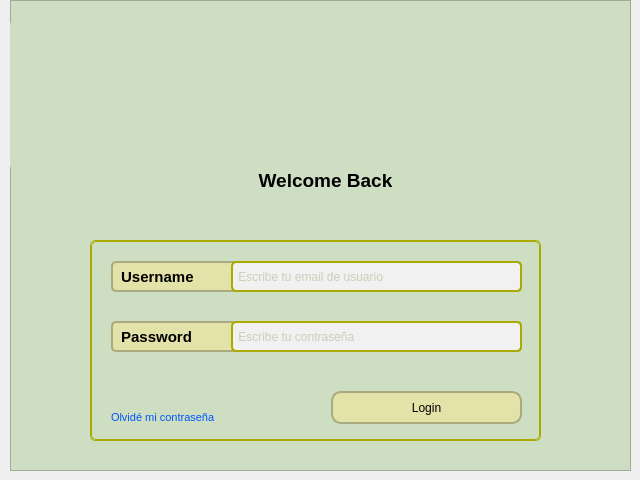
<?xml version="1.0" encoding="UTF-8"?>
<ui version="4.0">
 <class>Form</class>
 <widget class="QWidget" name="Form">
  <property name="geometry">
   <rect>
    <x>0</x>
    <y>0</y>
    <width>640</width>
    <height>480</height>
   </rect>
  </property>
  <property name="sizePolicy">
   <sizepolicy hsizetype="Expanding" vsizetype="Expanding">
    <horstretch>0</horstretch>
    <verstretch>0</verstretch>
   </sizepolicy>
  </property>
  <property name="minimumSize">
   <size>
    <width>640</width>
    <height>480</height>
   </size>
  </property>
  <property name="maximumSize">
   <size>
    <width>640</width>
    <height>480</height>
   </size>
  </property>
  <property name="windowTitle">
   <string>Form</string>
  </property>
  <widget class="QWidget" name="gridLayoutWidget">
   <property name="geometry">
    <rect>
     <x>10</x>
     <y>0</y>
     <width>621</width>
     <height>471</height>
    </rect>
   </property>
   <layout class="QGridLayout" name="gridLayout_3">
    <item row="0" column="0">
     <widget class="QFrame" name="frame">
      <property name="sizePolicy">
       <sizepolicy hsizetype="Expanding" vsizetype="Expanding">
        <horstretch>0</horstretch>
        <verstretch>0</verstretch>
       </sizepolicy>
      </property>
      <property name="styleSheet">
       <string notr="true">background-color: rgb(205, 222, 195)</string>
      </property>
      <property name="frameShape">
       <enum>QFrame::Shape::StyledPanel</enum>
      </property>
      <property name="frameShadow">
       <enum>QFrame::Shadow::Raised</enum>
      </property>
      <widget class="QPushButton" name="pushButton">
       <property name="geometry">
        <rect>
         <x>0</x>
         <y>20</y>
         <width>619</width>
         <height>150</height>
        </rect>
       </property>
       <property name="styleSheet">
        <string notr="true">border:0;
border-radius:5;</string>
       </property>
       <property name="text">
        <string/>
       </property>
       <property name="icon">
        <iconset>
         <normaloff>logo_isli.png</normaloff>logo_isli.png</iconset>
       </property>
       <property name="iconSize">
        <size>
         <width>150</width>
         <height>150</height>
        </size>
       </property>
      </widget>
      <widget class="QScrollArea" name="scrollArea">
       <property name="geometry">
        <rect>
         <x>80</x>
         <y>240</y>
         <width>451</width>
         <height>201</height>
        </rect>
       </property>
       <property name="styleSheet">
        <string notr="true">border: 1 solid;
border-color: rgb(170, 170, 0);
border-radius: 5;</string>
       </property>
       <property name="widgetResizable">
        <bool>true</bool>
       </property>
       <widget class="QWidget" name="scrollAreaWidgetContents">
        <property name="geometry">
         <rect>
          <x>0</x>
          <y>0</y>
          <width>449</width>
          <height>199</height>
         </rect>
        </property>
        <widget class="QLabel" name="label_2">
         <property name="geometry">
          <rect>
           <x>20</x>
           <y>20</y>
           <width>411</width>
           <height>31</height>
          </rect>
         </property>
         <property name="font">
          <font>
           <family>Segoe UI</family>
           <pointsize>11</pointsize>
           <italic>false</italic>
           <bold>true</bold>
          </font>
         </property>
         <property name="styleSheet">
          <string notr="true">border: 2 solid;
border-color: rgb(170, 170, 127);
font: 700 11pt &quot;Segoe UI&quot;;
border-radius: 5;
background-color: rgb(227, 227, 169);</string>
         </property>
         <property name="text">
          <string> Username</string>
         </property>
         <property name="alignment">
          <set>Qt::AlignmentFlag::AlignLeading|Qt::AlignmentFlag::AlignLeft|Qt::AlignmentFlag::AlignVCenter</set>
         </property>
        </widget>
        <widget class="QLabel" name="label_4">
         <property name="geometry">
          <rect>
           <x>20</x>
           <y>80</y>
           <width>411</width>
           <height>31</height>
          </rect>
         </property>
         <property name="font">
          <font>
           <family>Segoe UI</family>
           <pointsize>11</pointsize>
           <italic>false</italic>
           <bold>true</bold>
          </font>
         </property>
         <property name="styleSheet">
          <string notr="true">border: 2 solid;
border-color: rgb(170, 170, 127);
font: 700 11pt &quot;Segoe UI&quot;;
border-radius: 5;
background-color: rgb(227, 227, 169);</string>
         </property>
         <property name="text">
          <string> Password</string>
         </property>
         <property name="alignment">
          <set>Qt::AlignmentFlag::AlignLeading|Qt::AlignmentFlag::AlignLeft|Qt::AlignmentFlag::AlignVCenter</set>
         </property>
        </widget>
        <widget class="QLineEdit" name="lineEdit">
         <property name="geometry">
          <rect>
           <x>140</x>
           <y>20</y>
           <width>291</width>
           <height>31</height>
          </rect>
         </property>
         <property name="styleSheet">
          <string notr="true">background-color: rgb(241, 241, 241);
border: 2 solid;
border-color: rgb(170, 170, 0);
border-radius: 5;
color: rgb(170, 170, 127);</string>
         </property>
         <property name="maxLength">
          <number>40</number>
         </property>
         <property name="echoMode">
          <enum>QLineEdit::EchoMode::Normal</enum>
         </property>
         <property name="placeholderText">
          <string> Escribe tu email de usuario</string>
         </property>
         <property name="clearButtonEnabled">
          <bool>true</bool>
         </property>
        </widget>
        <widget class="QPushButton" name="pushButton_login">
         <property name="geometry">
          <rect>
           <x>240</x>
           <y>150</y>
           <width>191</width>
           <height>33</height>
          </rect>
         </property>
         <property name="cursor">
          <cursorShape>PointingHandCursor</cursorShape>
         </property>
         <property name="contextMenuPolicy">
          <enum>Qt::ContextMenuPolicy::NoContextMenu</enum>
         </property>
         <property name="acceptDrops">
          <bool>false</bool>
         </property>
         <property name="styleSheet">
          <string notr="true">QPushButton {
    font: 700 11pt &quot;Segoe UI&quot;;
    border: 2px solid rgb(170, 170, 127);
    border-radius: 10;
    background-color: rgb(227, 227, 169);
}

QPushButton:hover {
    background-color: rgb(240, 240, 180);
}

QPushButton:pressed {
    background-color: rgb(200, 200, 140);
}</string>
         </property>
         <property name="text">
          <string>Login</string>
         </property>
         <property name="checkable">
          <bool>false</bool>
         </property>
         <property name="autoDefault">
          <bool>false</bool>
         </property>
         <property name="default">
          <bool>false</bool>
         </property>
         <property name="flat">
          <bool>false</bool>
         </property>
        </widget>
        <widget class="QLineEdit" name="lineEdit_3">
         <property name="geometry">
          <rect>
           <x>140</x>
           <y>80</y>
           <width>291</width>
           <height>31</height>
          </rect>
         </property>
         <property name="styleSheet">
          <string notr="true">background-color: rgb(241, 241, 241);
border: 2 solid;
border-color: rgb(170, 170, 0);
border-radius: 5;
color: rgb(170, 170, 127);</string>
         </property>
         <property name="maxLength">
          <number>40</number>
         </property>
         <property name="echoMode">
          <enum>QLineEdit::EchoMode::PasswordEchoOnEdit</enum>
         </property>
         <property name="placeholderText">
          <string> Escribe tu contraseña</string>
         </property>
         <property name="clearButtonEnabled">
          <bool>true</bool>
         </property>
        </widget>
        <widget class="QPushButton" name="pushButton_login_2">
         <property name="geometry">
          <rect>
           <x>20</x>
           <y>160</y>
           <width>131</width>
           <height>33</height>
          </rect>
         </property>
         <property name="font">
          <font>
           <family>Segoe UI</family>
           <pointsize>8</pointsize>
           <italic>false</italic>
           <bold>false</bold>
          </font>
         </property>
         <property name="cursor">
          <cursorShape>PointingHandCursor</cursorShape>
         </property>
         <property name="contextMenuPolicy">
          <enum>Qt::ContextMenuPolicy::NoContextMenu</enum>
         </property>
         <property name="acceptDrops">
          <bool>false</bool>
         </property>
         <property name="styleSheet">
          <string notr="true">QPushButton {
    border: none;
    background: transparent;
    color: rgb(0, 85, 255);
    text-align: left;
}

QPushButton:hover {
    text-decoration: underline;
    color: rgb(0, 0, 180);
}</string>
         </property>
         <property name="text">
          <string>Olvidé mi contraseña</string>
         </property>
         <property name="checkable">
          <bool>false</bool>
         </property>
         <property name="autoDefault">
          <bool>false</bool>
         </property>
         <property name="default">
          <bool>false</bool>
         </property>
         <property name="flat">
          <bool>true</bool>
         </property>
        </widget>
       </widget>
      </widget>
      <widget class="QLabel" name="label">
       <property name="geometry">
        <rect>
         <x>110</x>
         <y>170</y>
         <width>411</width>
         <height>21</height>
        </rect>
       </property>
       <property name="font">
        <font>
         <pointsize>14</pointsize>
         <bold>true</bold>
        </font>
       </property>
       <property name="text">
        <string>Welcome Back</string>
       </property>
       <property name="alignment">
        <set>Qt::AlignmentFlag::AlignCenter</set>
       </property>
      </widget>
     </widget>
    </item>
   </layout>
  </widget>
 </widget>
 <resources/>
 <connections/>
</ui>
